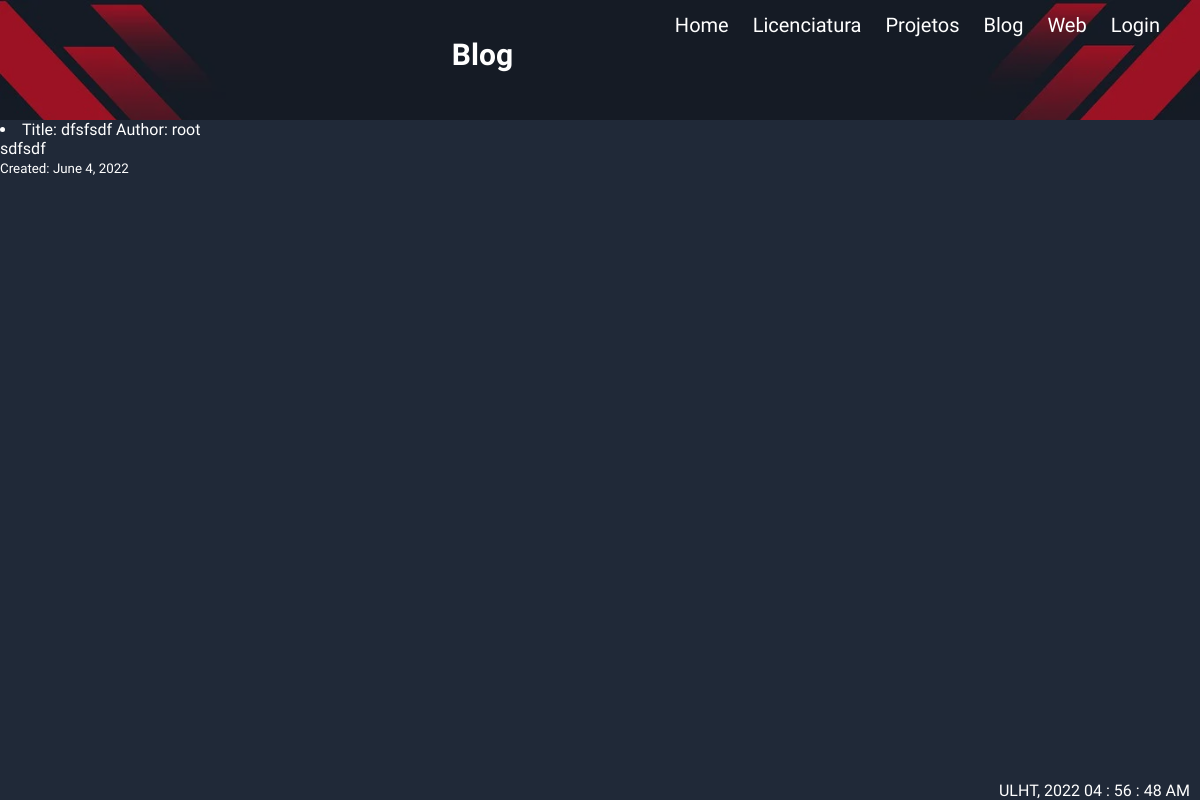
Page /blog on the earlier database version.
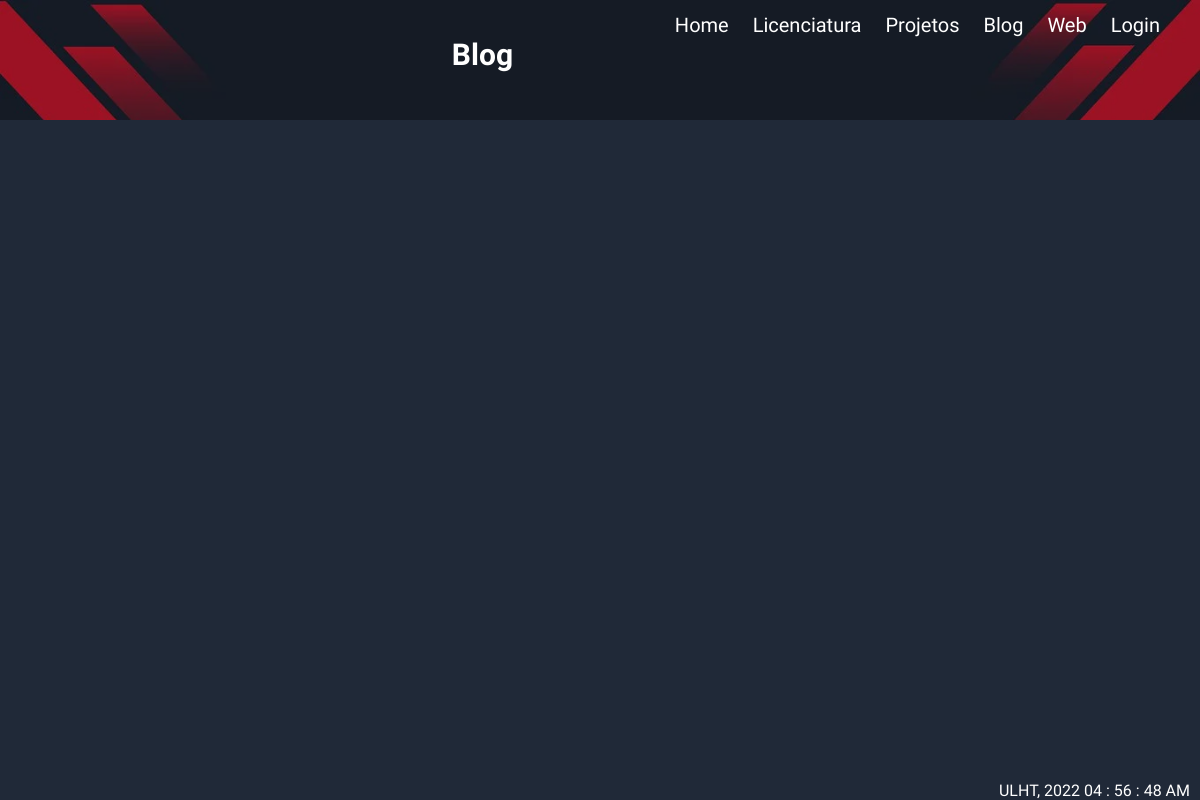
Same page on the later database version.
### portfolio/models.py (models this page shows, shortened)
class Post(models.Model):
    title = models.CharField(max_length = 255)
    author = models.ForeignKey(User, on_delete=models.CASCADE)
    body = models.TextField()
    post_date = models.DateField(auto_now_add= True)

### portfolio/views.py (the view)
# urls.py: path('blog', views.view_new_post, name='blog'),
def view_new_post(request):
    form = PostForm(request.POST or None, request.FILES)
    if form.is_valid():
        form.save()
        return HttpResponseRedirect(reverse('portfolio:blog'))
    context = {'form': form,
        'posts': Post.objects.all().order_by('post_date')
    }
    return render(request, 'portfolio/blog.html', context)

### portfolio/templates/portfolio/blog.html (shortened to what this page needs)
{% extends 'portfolio/layout.html' %}
{% block extrahead %}
{% load static %}
<link rel="stylesheet" href="{% static 'portfolio/css/login.css' %}">
{% endblock %}
{% block header %}
<div class="welcome-text">Blog</div>
{% endblock %}
{% block main %}
{% for post in posts %}
<li>Title: {{ post.title }}
    Author: {{ post.author }}<br>
    {{ post.body|slice:":50" }}<br>
    <small>Created: {{ post.post_date }}</small><br>
</li>
{% endfor %}
{% endblock %}

Differences in the rows shown:
removed Post: title "dfsfsdf", author "root", body "sdfsdf", post_date "June 4, 2022"
